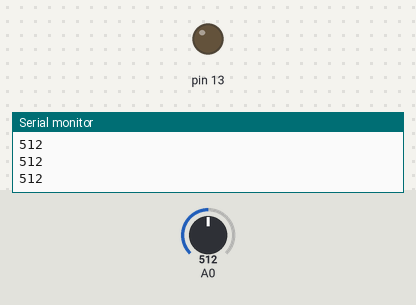
Recording of a sketch running on a simulated Arduino Uno, built with avr-gcc and run on an emulated ATmega328P. Parts: output pins drawn as LEDs (lit = HIGH), the last lines printed to the serial monitor. The test bench sets the inputs (shaded band); at power-on: A0 = 512.

Above: at 1.2 s.
1.3 s: A0 set to 785
2.8 s: A0 set to 812
At 3.4 s:
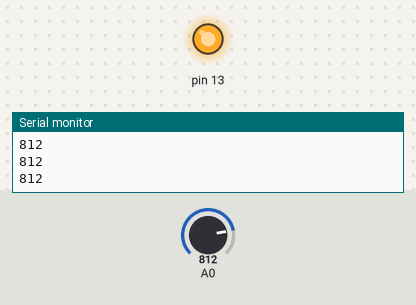
4.5 s: A0 set to 790
At 6.0 s:
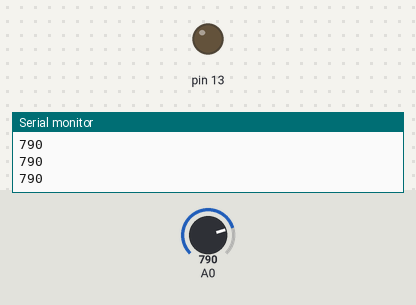
6.3 s: A0 set to 810
At 7.5 s:
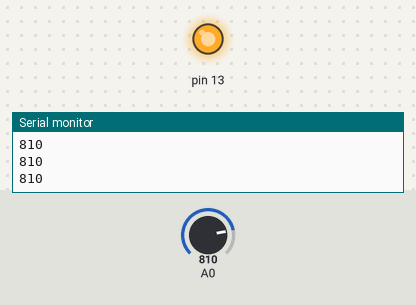
Timing chart, 0 to 9.1 s (numbered marks = the images above; inputs shaded):
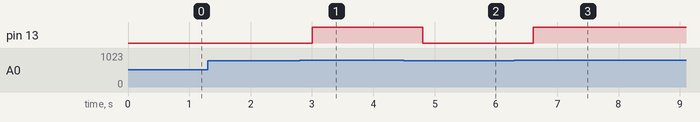

The sketch:

ldr.ino
```cpp
void setup() {
Serial.begin(9600);
pinMode(13,OUTPUT);
}

void loop() {

 int i=analogRead(0);

  Serial.println(i);
  delay(200);

  if(i>800)
  {
  digitalWrite(13,HIGH);

  }
  else
  {

  digitalWrite(13,LOW);
  }


}
```

Measured:
- the behaviour switches between 800 and 801 on A0 (found by bisection; images 0 and 1)
- after the input at 2.8 s, pin 13: LOW → HIGH after 0.20 s
- after the input at 4.5 s, pin 13: HIGH → LOW after 0.31 s
- after the input at 6.3 s, pin 13: LOW → HIGH after 0.31 s
